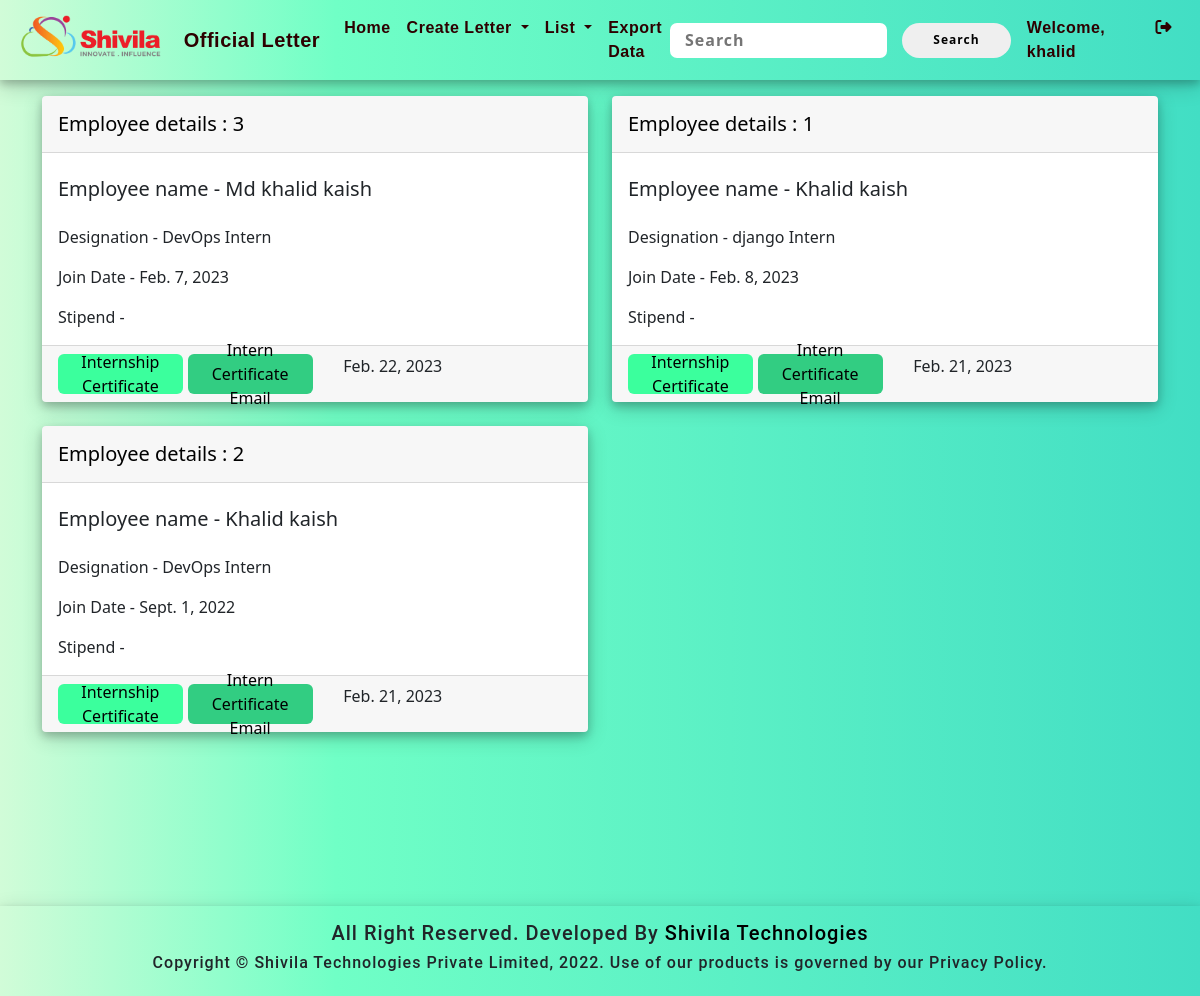
/interncertificate/ (signed in), run on the app's committed database.
### html2pdf_app/models.py (models this page shows, shortened)
class Intern(models.Model):
    employee_id = models.IntegerField()
    employee_email = models.EmailField()
    employee_name = models.CharField(max_length=100)
    job_type = models.CharField(max_length=30)
    designation = models.CharField(max_length=100)
    joindate = models.DateField(auto_now_add=False,null=True)
    resignationdate = models.DateField(auto_now_add=False,null=True)
    date = models.DateField(auto_now_add=True,null=False)
    id = models.UUIDField(primary_key=True,unique=True, default=uuid.uuid4,editable = False)
    qrcode= models.ImageField(upload_to='qrimage/', blank=True)
    class Meta:
        ordering = ('employee_id',)

### html2pdf_app/views.py (the view)
# urls.py: path('interncertificate/', views.intern, name = 'interncertificate'),
def intern(request):
    bill = Intern.objects.all().order_by('-date')
    return render(request, 'interncertificate.html', {'bill': bill})

### templates/interncertificate.html (shortened to what this page needs)
{% extends 'base.html' %}
{% block nav_home %}active{% endblock %}
{% block content %}
<div class="row row-cols-1 row-cols-md-2 g-4">
    {% for pt in bill %}
    <div class="col">
        <div class="card card_container">
            <div class="card-header">
                <div class="card-title">
                    <h5 class=" pt-2 employee_details">Employee details : {{ pt.employee_id }}</h5>
                </div>
            </div>
            <div class="card-body">
                <h5 class="card-title pt-2">Employee name - {{ pt.employee_name.capitalize }}</h5>
                <p class="card-text mt-4">Designation - {{ pt.designation }}</p>
                <p class="card-text">Join Date - {{ pt.joindate }}</p>
                <p class="card-text">Stipend - {{ pt.stipend }}</p>
            </div>
            <div class="card-footer">
                <a href="{% url 'intern_pdf' pt.id %}" download= "{{ pt.employee_name.capitalize }}.pdf" target="_blank" class="link-btn" style="background-color: #3bff9d;">Internship Certificate</a>
                <a class="link-btn" href="/internceremailattachment" style="background-color: #32cd82;">Intern Certificate Email</a>
                <p class="text-end text-dark">{{ pt.date }}</p>
            </div>
        </div>
    </div>
    {% endfor %}
</div><br>
{% endblock %}

### templates/base.html (shortened to what this page needs)
{% load static %}
<!DOCTYPE html>
<html lang="en">
<head>
    <link href="{% static 'css/style.css' %}" rel="stylesheet" type="text/css">
    <link href="https://cdn.jsdelivr.net/npm/bootstrap@5.0.2/dist/css/bootstrap.min.css" rel="stylesheet">
    <link rel="stylesheet" href="https://cdnjs.cloudflare.com/ajax/libs/font-awesome/6.2.0/css/all.min.css"
 />
</head>
<body>
    <nav class="navbar navbar-expand-lg ">
        <div class="container-fluid">
            <div class="header_box">
                <a class="productLogo" href="https://shivila.com/" target="_blank"><img
                        src="{% static 'image/shivilaLogoImg.png' %}" alt="" class="shivilaLogo"></a>
                <a class="navbar-brand">Official Letter</a>
            </div>
            <div class="collapse navbar-collapse" id="navbarSupportedContent">
                <ul class="navbar-nav me-auto mb-2 mb-lg-0 ">
                    {% if user.is_authenticated %}
                    <li class="nav-item">
                        <a class="nav-link {% block nav_home %}{% endblock %} active" href="{% url 'index' %}">Home</a>
                    </li>
                    <li class="nav-item dropdown">
                        <a class="nav-link dropdown-toggle" href="#" id="navbarDropdown" role="button"
                            data-bs-toggle="dropdown" aria-expanded="false">
                            Create Letter
                        </a>
                    </li>
                    <li class="nav-item dropdown">
                        <a class="nav-link dropdown-toggle" href="#" id="navbarDropdown" role="button"
                            data-bs-toggle="dropdown" aria-expanded="false">
                            List
                        </a>
                    </li>
                    <li class="nav-item">
                        <a class="nav-link {% block nav_export_to_excel %}{% endblock %} active"
                            href="{% url 'export_to_excel' %}">Export Data</a>
                    </li>
                    {% endif %}
                </ul>
                <center>
                    {% if user.is_authenticated %}
                    <form action="{% url 'SearchView' %}" method="GET" value="{{request.GET.q}}" class="search_form">
                        <input type="text" name="q" value="{{request.GET.q}}" placeholder="Search"
                            class="search_input" />
                        <input type="submit" name="submit" value="Search" class="search_submit" />
                    </form>
                    {% endif %}
                </center>
                <form class="d-flex" role="search">
                    {% if user.is_authenticated %}
                    <a class="nav-link {% block nav_username %}{% endblock %} active" href="#">Welcome,
                        {{user.username}}</a>
                    <a class="nav-link {% block nav_logout %}{% endblock %} active" href="/logout"><i
                            class="fa-solid fa-right-from-bracket" id="icon"></i></a>
                    {% endif %}
                </form>
            </div>
        </div>
    </nav>
    <div class="container mt-3">
        {% block content %}
        {% endblock %}
    </div>
    <div class="footer">
        <h5 class="firstRow">All Right Reserved. Developed By <a href="https://shivila.com/" target="_blank">Shivila
                Technologies</a> </h5>
        <h6 class="secondRow">Copyright © Shivila Technologies Private Limited, 2022. Use of our products is governed by
            our Privacy Policy.</h6>
    </div>
</body>
</html>

### static/css/style.css (style rules this page uses)
.card a, .card a:hover { text-decoration: none; color: #000 }

### templates/base.html (style rules this page uses)
.navbar { box-shadow: 0 4px 8px 0 rgba(0, 0, 0, 0.2), 0 6px 20px 0 rgba(0, 0, 0, 0.19); background-color: transparent; }
.nav-link, .navbar-brand { color: rgb(45, 0, 0); font-weight: 600; font-family: Arial, Helvetica, sans-serif; letter-spacing: 0.5px; }
.footer { height: 90px; width: 100%; overflow: hidden; text-align: center; box-shadow: 0 4px 8px 0 rgba(0, 0, 0, 0.2), 0 6px 20px 0 rgba(0, 0, 0, 0.19); font-family: 'Roboto', sans-serif; letter-spacing: 1px; margin-top: 150px; display: flex; justify-content: center; align-items: center; flex-direction: column; }
a { text-decoration: none; color: black; }
.header_box { display: flex; align-items: center; gap: 15px; }
.shivilaLogo { height: 50px; }
.search_form { display: flex; justify-content: center; align-items: center; gap: 15px; }
.search_input { width: 70%; height: 35px; letter-spacing: 1px; font-weight: 600; border: none; border-radius: 7px; padding: 0 15px; }
.search_submit { height: 35px; border-radius: 50px; width: 120px; letter-spacing: 1px; font-size: 12px; font-weight: 600; border-style: none; }

### templates/interncertificate.html (style rules this page uses)
body { min-height: 100vh; max-height: auto; background: linear-gradient(90deg, rgb(209, 252, 216) 0%, rgb(112, 255, 198)28%, rgba(66,222,196,1) 100%); }
.card_container { border: none; box-shadow: 0 4px 8px 0 rgba(0, 0, 0, 0.2), 0 6px 20px 0 rgba(0, 0, 0, 0.19); background: white; }
.employee_details { color: black; }
.card-footer { display: grid; grid-template-columns: repeat(4, 0.5fr); gap: 10px 5px; }
.link-btn { width: auto; height: 40px; text-align: center; border-radius: 6px; border: none; display: flex; align-items: center; justify-content: center; padding: 0 3px 0 3px; }

### data on the page
Intern: employee_id "3", employee_name "Md khalid kaish", designation "DevOps Intern", joindate "Feb. 7, 2023", date "Feb. 22, 2023"
Intern: employee_id "1", employee_name "Khalid kaish", designation "django Intern", joindate "Feb. 8, 2023", date "Feb. 21, 2023"
Intern: employee_id "2", employee_name "Khalid kaish", designation "DevOps Intern", joindate "Sept. 1, 2022", date "Feb. 21, 2023"

### other printed values
{{ user.username }} "khalid"
